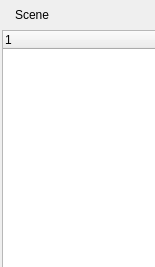
<?xml version='1.0' encoding='UTF-8'?> 
<ui version='4.0'>
 <class>Dialog</class>
 <widget class='QDialog' name='Dialog'>
      <property name='geometry'>
        <rect>
         <x>0</x>
         <y>0</y>
         <width>155</width>
         <height>267</height>
        </rect>
      </property>
  <property name='dlg_script_bar'>
   <string>Dialog</string>
  </property>
     <widget class='QTreeWidget' name='TR_SCENE'>
      <property name='geometry'>
        <rect>
         <x>2</x>
         <y>30</y>
         <width>367</width>
         <height>277</height>
        </rect>
      </property>
     </widget>   
      <widget class='QLabel' name='IDC_STATIC0'>
      <property name='geometry'>
        <rect>
         <x>15</x>
         <y>5</y>
         <width>55</width>
         <height>20</height>
        </rect>
      </property>
        <property name='text'>
          <string>Scene</string>
         </property>
      </widget>
      <widget class='QLabel' name='IDC_STATIC1'>
      <property name='geometry'>
        <rect>
         <x>12</x>
         <y>325</y>
         <width>57</width>
         <height>20</height>
        </rect>
      </property>
        <property name='text'>
          <string>Events</string>
         </property>
      </widget>
<!-- UNKNOWN_CONTROLE  LISTBOX LB_EVENTS 1 140 146 120 LBS_NOINTEGRALHEIGHT | NOT WS_BORDER | WS_VSCROLL | WS_TABSTOP WS_EX_STATICEDGE -->
     <widget class='QPushButton' name='PB_OK'>
      <property name='geometry'>
        <rect>
         <x>262</x>
         <y>320</y>
         <width>107</width>
         <height>27</height>
        </rect>
      </property>
        <property name='text'>
         <string>OK</string>
        </property>
       </widget>
     <widget class='QPushButton' name='PB_CANCEL'>
      <property name='geometry'>
        <rect>
         <x>137</x>
         <y>320</y>
         <width>107</width>
         <height>27</height>
        </rect>
      </property>
        <property name='text'>
         <string>Cancel</string>
        </property>
       </widget>
      </widget>
   <resources/>
 <connections/>
</ui> 
